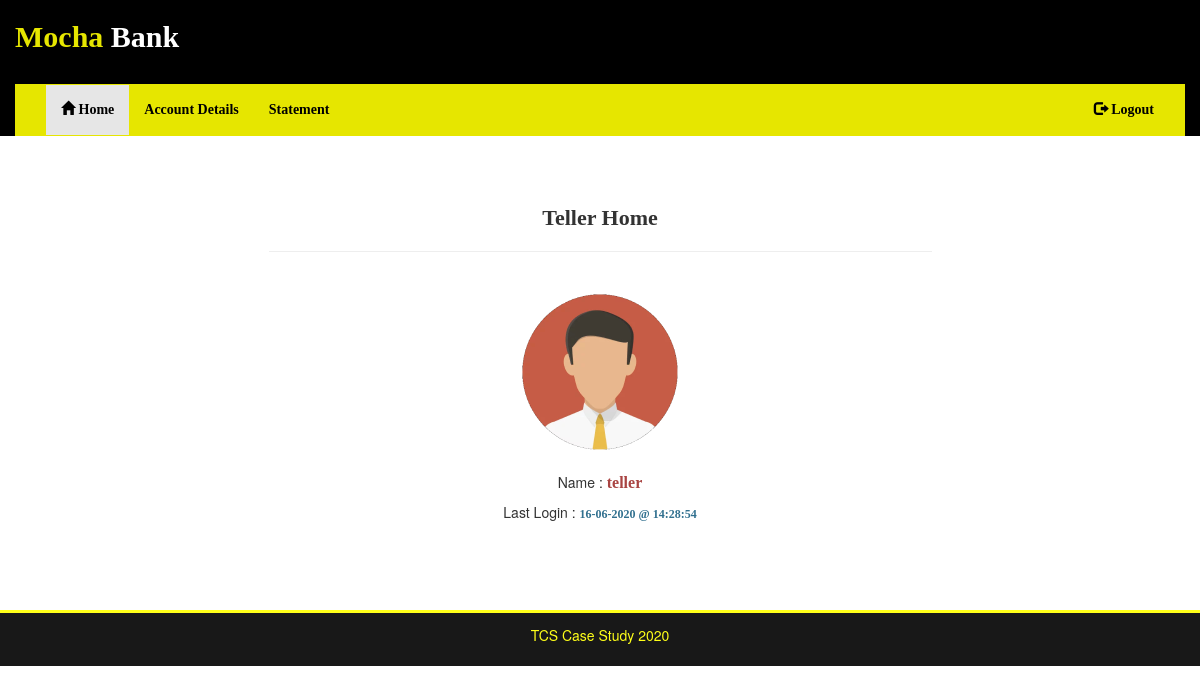
Page /teller (signed in) on the earlier database version.
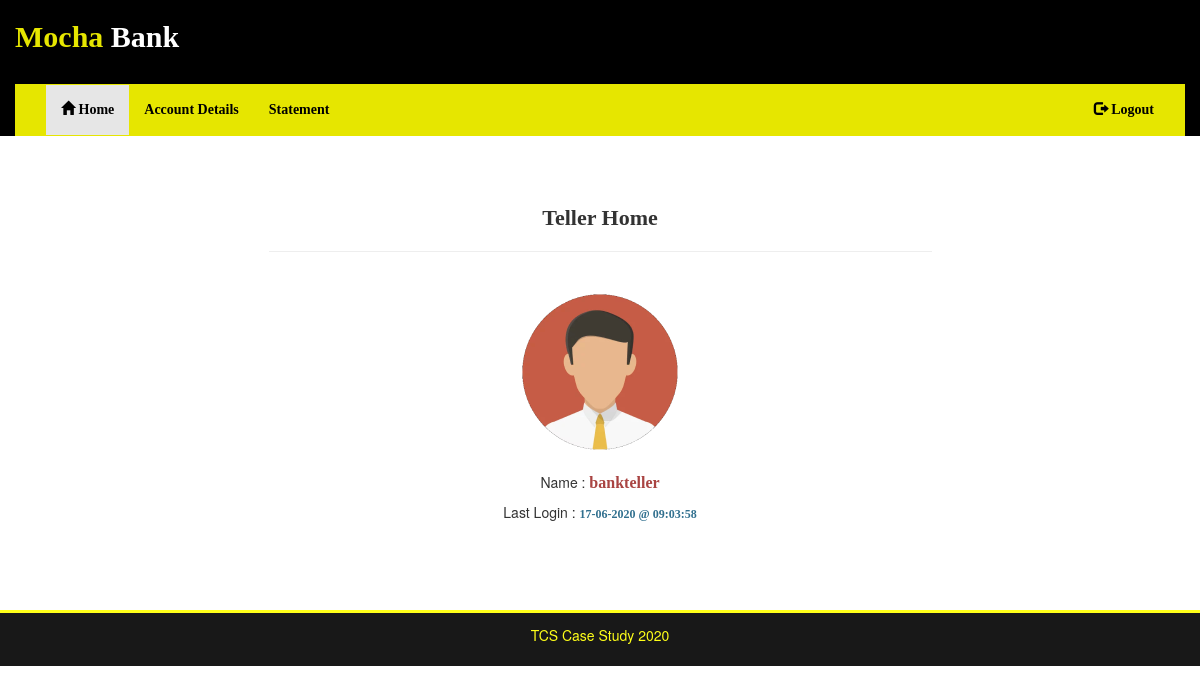
Same page on the later database version.
### bank/models.py (models this page shows, shortened)
class Login(UserMixin, db.Model):
    id = db.Column(db.Integer, primary_key=True)
    uname = db.Column(db.String(20), index=False, unique=True)
    password = db.Column(db.String(128), index=False, unique=False)
    role = db.Column(db.String(20), index=False, unique=False)
    last_login = db.Column(db.DateTime, index=False, unique=False)

### bank/routes.py (the view)
@app.route('/teller')
@login_required
def teller_home():
    if current_user.role == 'customer':
        return redirect(url_for('error_403'))
    return render_template('teller_home.html', page='teller_home')

### bank/models.py (called while the page is built)
@login.user_loader
def load_user(id):
    return db.session.query(Login).filter(Login.id==int(id)).first()

### bank/templates/teller_home.html (shortened to what this page needs)
{% extends 'base.html' %}
{% block nav %}
    {% include 'includes/teller_nav.html' %}
{% endblock %}
{% block content %}
    <h4 class="text-center" style="font:bold 22px Impact">Teller Home</h4>
    <hr>
    <br>
    <div class="text-center">
        <img src="{{ url_for('static', filename='images/user.png') }}" class="img-rounded" alt="User Image">
        <br>
        <br>
        <p>Name : <span class="text-danger" style="font:bold 16px Tahoma;">{{ current_user.uname }}</span style="font:bold 16px Tahoma;"></p>
        <p>Last Login : <span class="text-info" style="font:bold 12px Tahoma;">{{ current_user.last_login.strftime("%d-%m-%Y @ %H:%M:%S") }}</span style="font:bold 16px Tahoma;"></p>
    </div>
    <br>
{% endblock %}

Differences in the rows shown:
changed Login: uname "teller" → "bankteller"; last_login "16-06-2020 @ 14:28:54" → "17-06-2020 @ 09:03:58"
